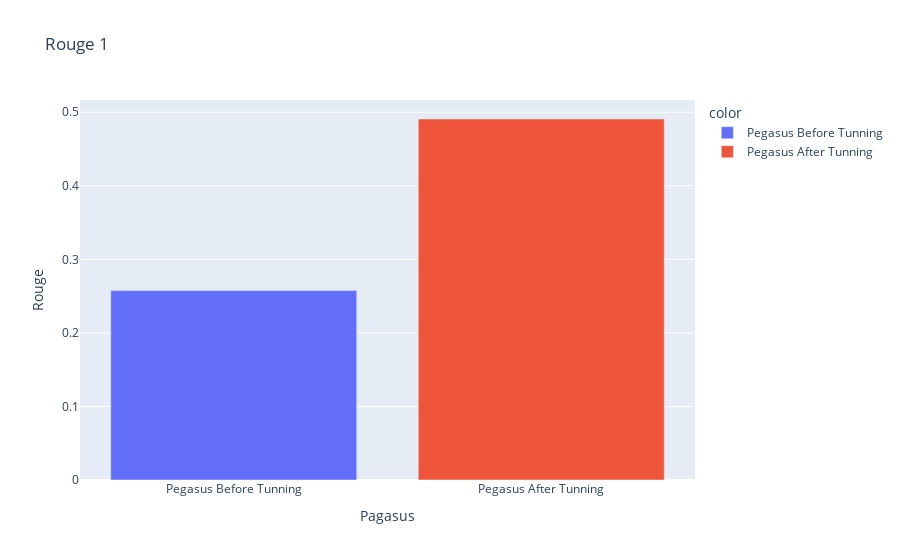

The code cell stored with this chart in its notebook:
### Code cell
# Plot The Result Using Plotly
px.bar(x=X_axis, y=rouge_1_y_axis, color=X_axis, title="Rouge 1").update_layout(
    xaxis_title="Pagasus Summarization Model", 
    yaxis_title="Rouge"
)

### Figure 1 — Plotly figure (JSON) as saved in the notebook; plotly's stock layout.template omitted (floating-point values rounded to 4 significant figures)
{"data": [{"alignmentgroup": "True", "hovertemplate": "color=Pegasus Before Tunning<br>x=%{x}<br>y=%{y}<extra></extra>", "legendgroup": "Pegasus Before Tunning", "marker": {"color": "#636efa", "pattern": {"shape": ""}}, "name": "Pegasus Before Tunning", "offsetgroup": "Pegasus Before Tunning", "orientation": "v", "showlegend": true, "textposition": "auto", "type": "bar", "x": ["Pegasus Before Tunning"], "xaxis": "x", "y": [0.2575], "yaxis": "y"}, {"alignmentgroup": "True", "hovertemplate": "color=Pegasus After Tunning<br>x=%{x}<br>y=%{y}<extra></extra>", "legendgroup": "Pegasus After Tunning", "marker": {"color": "#EF553B", "pattern": {"shape": ""}}, "name": "Pegasus After Tunning", "offsetgroup": "Pegasus After Tunning", "orientation": "v", "showlegend": true, "textposition": "auto", "type": "bar", "x": ["Pegasus After Tunning"], "xaxis": "x", "y": [0.4908], "yaxis": "y"}], "layout": {"barmode": "relative", "legend": {"title": {"text": "color"}, "tracegroupgap": 0}, "title": {"text": "Rouge 1"}, "xaxis": {"anchor": "y", "domain": [0, 1], "title": {"text": "Pagasus"}}, "yaxis": {"anchor": "x", "domain": [0, 1], "title": {"text": "Rouge"}}}}
